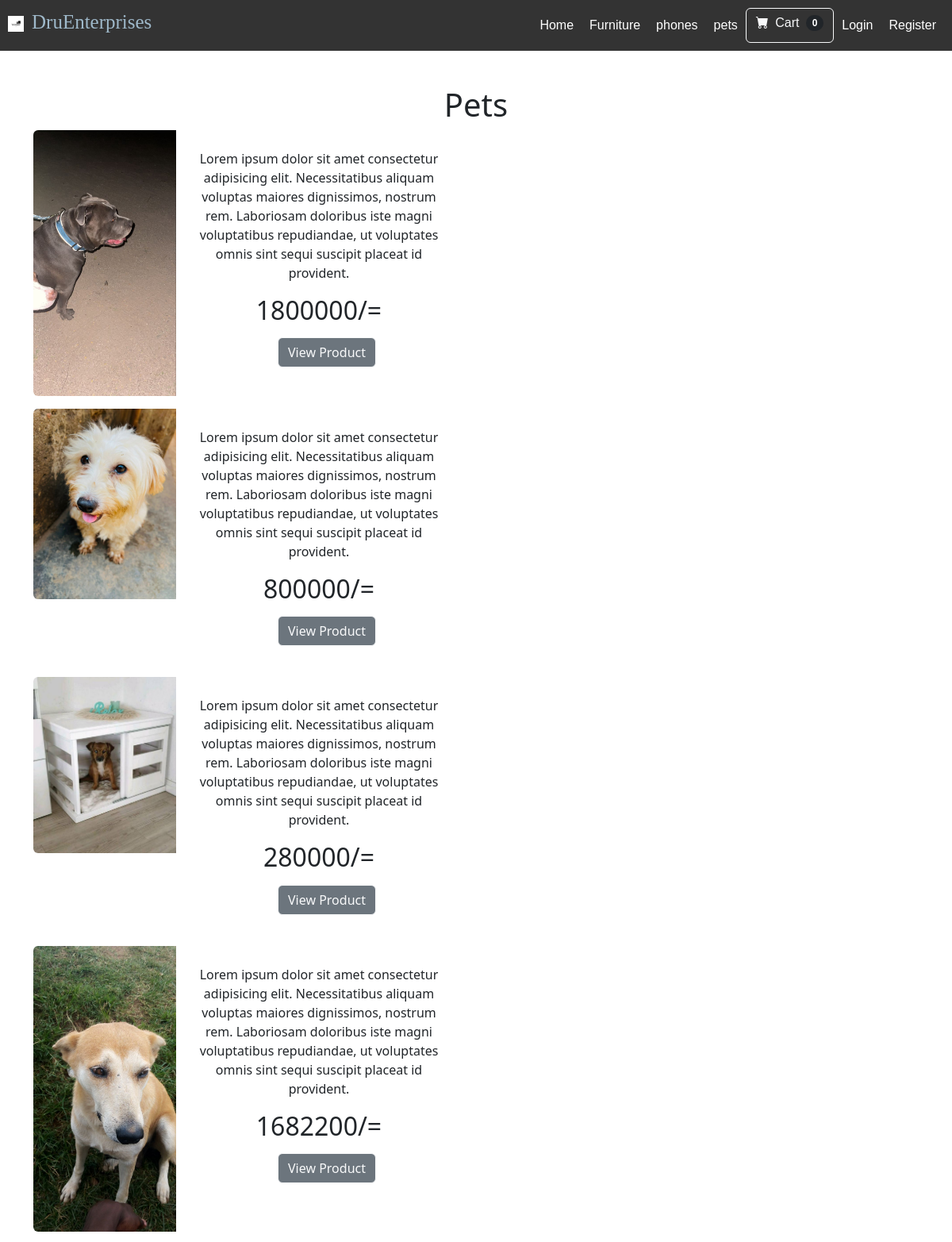
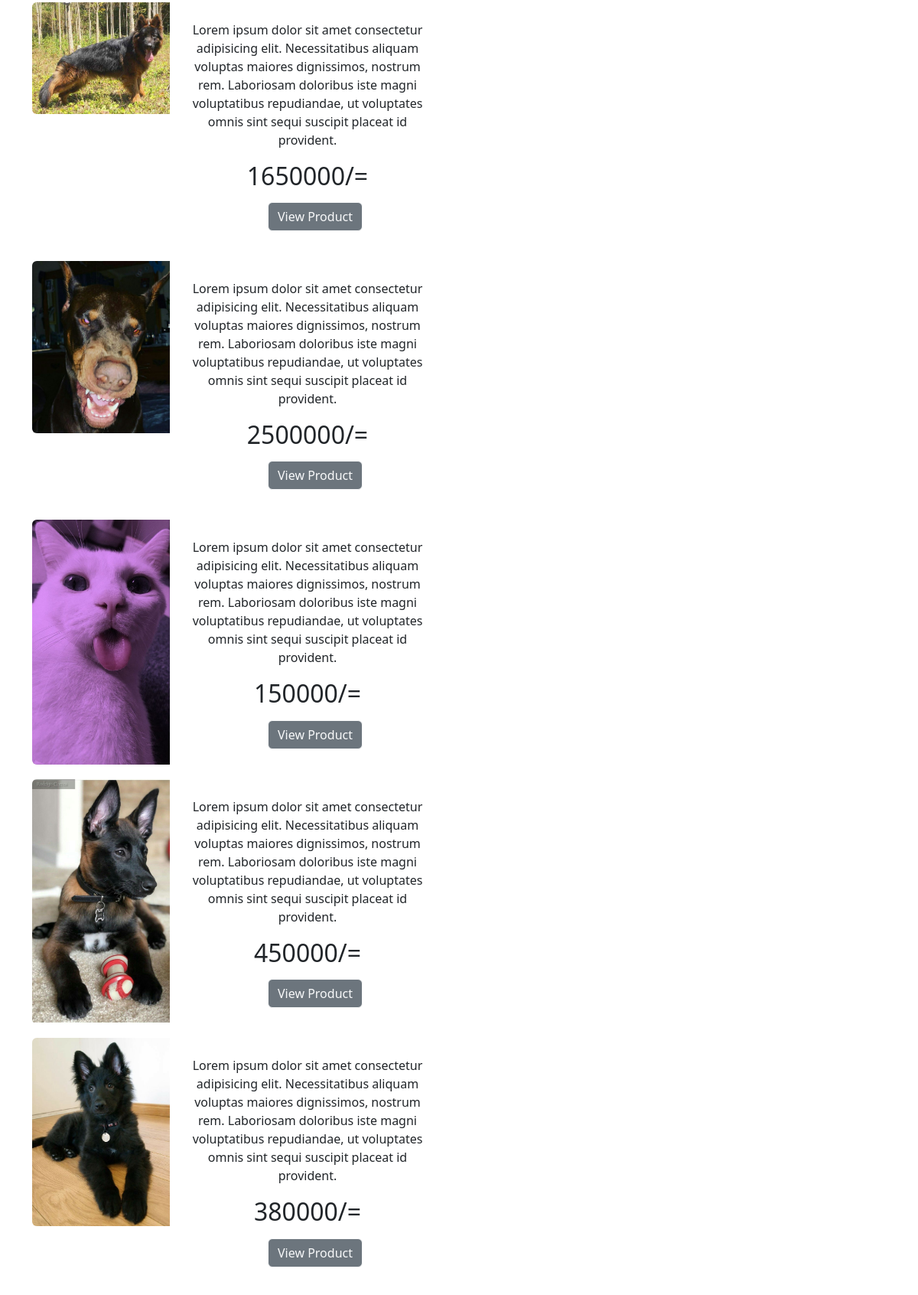
Screenshot of /category/Pets (upper part) with the database file from the repository (2 pictures, top to bottom).
### druu/models.py (models this page shows, shortened)
class Category(models.Model):
    name = models.CharField(max_length=50)
    def __str__(self):
        return self.name
    class Meta:
        verbose_name_plural = 'categories'

class Product(models.Model):
    name = models.CharField(max_length=100)
    price = models.IntegerField(default=0)
    category = models.ForeignKey(Category, on_delete=models.CASCADE, default=1)
    description = models.CharField(max_length=250, default='', null=True, blank=True)
    image = models.ImageField(upload_to="uploads/products/", default="")

### druu/views.py (the view)
# urls.py: path('category/<str:categories>', views.category, name='category'),
def category(request,categories):
    try:
        category = Category.objects.get(name=categories)
        products = Product.objects.filter(category=category)
        return render(request, 'products/category.html', {'products':products, 'category':category})
    except:
        messages.warning(request, "Category Doesn't exist...")
        return redirect('home')

### cart/cart.py (called while the page is built)
    def __len__(self):
        return len(self.cart)

### cart/context_processors.py (called while the page is built)
def cart(request):
    return {'cart':Cart(request)}

### druu/templates/products/category.html (shortened to what this page needs)
{% extends 'base.html' %}
{% block content %}
    <br><br>
    <div class="container">
        <center><strong><h1>{{ category }}</h1></strong>
        </center>
    </div>
    {% for product in products %}
    <div class="container">
        <div class="card mb-3" style="max-width: 540px;">
            <div class="row g-0">
                <div class="col-md-4">
                    <img src="{{ product.image.url }}" class="img-fluid rounded-start" alt="">
                </div>
                <div class="col-md-8">
                    <div class="card-body">
                        <center>
                        <p class="card-text" >Lorem ipsum dolor sit amet consectetur adipisicing elit. Necessitatibus aliquam voluptas maiores dignissimos, nostrum rem. Laboriosam doloribus iste magni voluptatibus repudiandae, ut voluptates omnis sint sequi suscipit placeat id provident.</p>
                        <h2 class="card-text" >{{ product.price }}/=</h2>
                        <button class="btn " style="margin-left: 20px;"><a><div><a class="btn btn-secondary btn-outline-light mt-auto"
                            href="{% url 'product' product.id %}">View Product</a>
                        </button>
                    </center>
                    </div>
                </div>
            </div>
        </div>
    </div>
    {% endfor %}
    <br><br><br><br>
{% endblock %}

### druu/static/style/style.css (style rules this page uses)
* { margin: 0; padding: 0; user-select: none; }

### druu/static/style/nav.css (style rules this page uses)
* { list-style: none; text-decoration: none !important; }
body { padding-top: 60px; }
.card { border: none !important; }

### rows the page displays
Category: name "Pets"
Product: image (picture), price "1800000"
Product: image (picture), price "800000"
Product: image (picture), price "280000"
Product: image (picture), price "1682200"
Product: image (picture), price "1650000"
Product: image (picture), price "2500000"
Product: image (picture), price "150000"
Product: image (picture), price "450000"
Product: image (picture), price "380000"

### other values shown
{{ cart|length }} "0"
